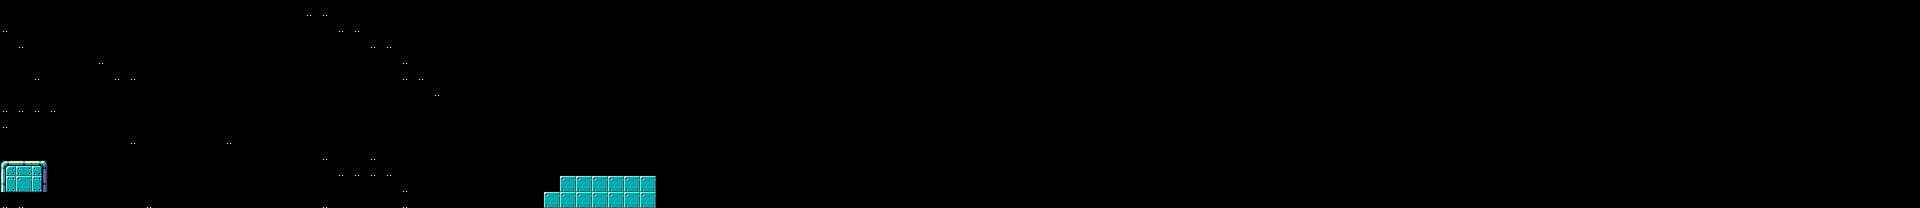

A level layout from a 2D game, rendered from its tile map. Below: a short description, then the map file with tile-grid data replaced by summaries:
An orthogonal 120x13 tile map with 16x16 px tiles, 1 tile layer (Tile Layer 1), 2 tilesets.

<map version="1.0" tiledversion="2017.07.26" orientation="orthogonal" renderorder="right-down" width="120" height="13" tilewidth="16" tileheight="16" nextobjectid="1">
 <tileset firstgid="1" source="Batch4.tsx" />
 <tileset firstgid="1601" source="beatch1.tsx" />
 <layer name="Tile Layer 1" width="120" height="13">
  <data>[1560 cells, 449 non-empty, 24 distinct tile ids]</data>
 </layer>
</map>
